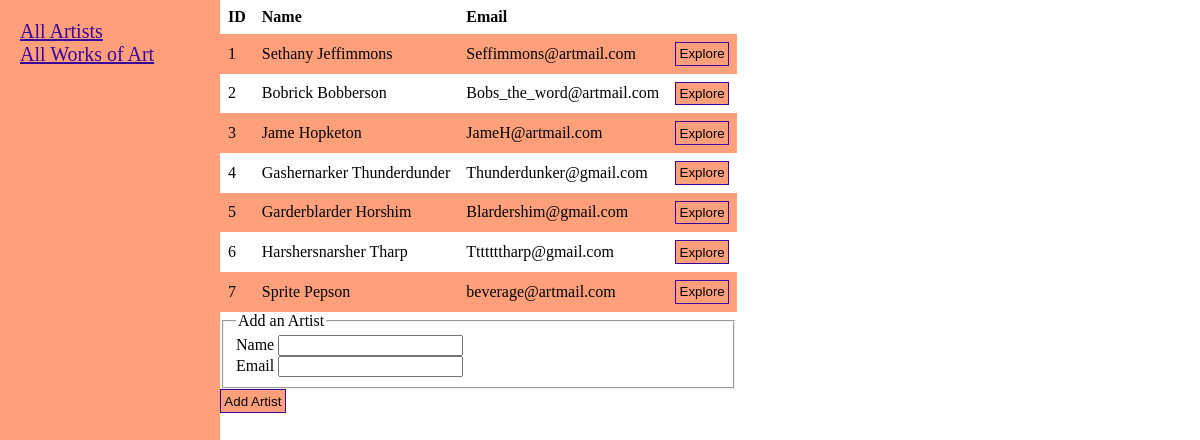
/addartist, run on the app's committed database.
### Models.py (models this page shows, shortened)
class Artist(Model):
    class Meta:
        database = db
        constraints = [SQL('UNIQUE(name COLLATE NOCASE)')]
    name = CharField()
    email_address = CharField()

### routes.py (the view, shortened to what this page needs)
@app.route('/artists', methods=['GET', 'POST'])
@app.route('/addartist', methods=['GET', 'POST'])
def addartist():
    form = ArtistInputForm()
    artists = artist.get_all_artists()
    return render_template('add_artist.html', title='AddArtist', form=form, artists=artists)

### get_info.py
class ArtistInputForm(FlaskForm):
    name = StringField('Name', validators=[DataRequired(), Length(max=50)])
    email_address = StringField('Email', validators=[DataRequired(), Email(),  Length(max=50)])
    submit=SubmitField('Add Artist')

### artist.py (called while the page is built)
def get_all_artists():
    query = Artist.select()
    return list(query)

### templates/add_artist.html (shortened to what this page needs)
{% extends "display_artists.html" %}
{% block add_artist %}
    <form method="POST" action="">
        <fieldset>
            <legend>Add an Artist</legend>
            <div>
                {{ form.name.label() }}
                {% if form.name.errors %}
                    {{form.name()}}
                    <div>
                        {% for error in form.name.errors %}
                            <span>{{error}}</span>
                        {% endfor %}
                    </div>
                {% else %}
                    {{ form.name() }}
                {% endif %}
            </div>
            <div>
                {{ form.email_address.label() }}
                {% if form.email_address.errors %}
                    {{form.email_address()}}
                    <div>
                        {% for error in form.email_address.errors %}
                            <span>{{error}}</span>
                        {% endfor %}
                    </div>
                {% else %}
                    {{ form.email_address() }}
                {% endif %}
            </div>
        </fieldset>
        <div>
            {{ form.submit(class_="btn") }}
        </div>
   </form>
{% endblock add_artist %}

### templates/display_artists.html
{% extends "layout.html" %}
{% block content %}
    <form method="POST" action="/show_artists_art">
        <table>
            <tr>
                <th>ID</th>
                <th>Name</th>
                <th>Email</th>
            </tr>
            {% for artist in artists %}
                <tr>
                    <td>{{artist.id}}</td>
                    <td>{{artist.name}}</td>
                    <td>{{artist.email_address}}</td>
                    <td> <button name="explore" value="{{artist.id}}"> Explore </button> </td>
                </tr>
            {% endfor %}
        </table>
    </form>
    {% block add_artist %}{% endblock add_artist %}
{% endblock content %}

### static/main.css (style rules this page uses)
body { margin: 0; }
table { border-collapse: collapse; width: 100%; }
th, td { text-align: left; padding: .5em; }
tr:nth-child(even) { background-color: lightsalmon; }
button, .btn { padding: .25em; transition-duration: 0.4s; background-color: lightsalmon; border: none; text-align: center; text-decoration: none; display: inline-block; border: 1px solid rgb(54, 0, 155); }

### data on the page
Artist: id "1", name "Sethany Jeffimmons", email_address "Seffimmons@artmail.com"
Artist: id "2", name "Bobrick Bobberson", email_address "Bobs_the_word@artmail.com"
Artist: id "3", name "Jame Hopketon", email_address "JameH@artmail.com"
Artist: id "4", name "Gashernarker Thunderdunder", email_address "Thunderdunker@gmail.com"
Artist: id "5", name "Garderblarder Horshim", email_address "Blardershim@gmail.com"
Artist: id "6", name "Harshersnarsher Tharp", email_address "Tttttttharp@gmail.com"
Artist: id "7", name "Sprite Pepson", email_address "beverage@artmail.com"
